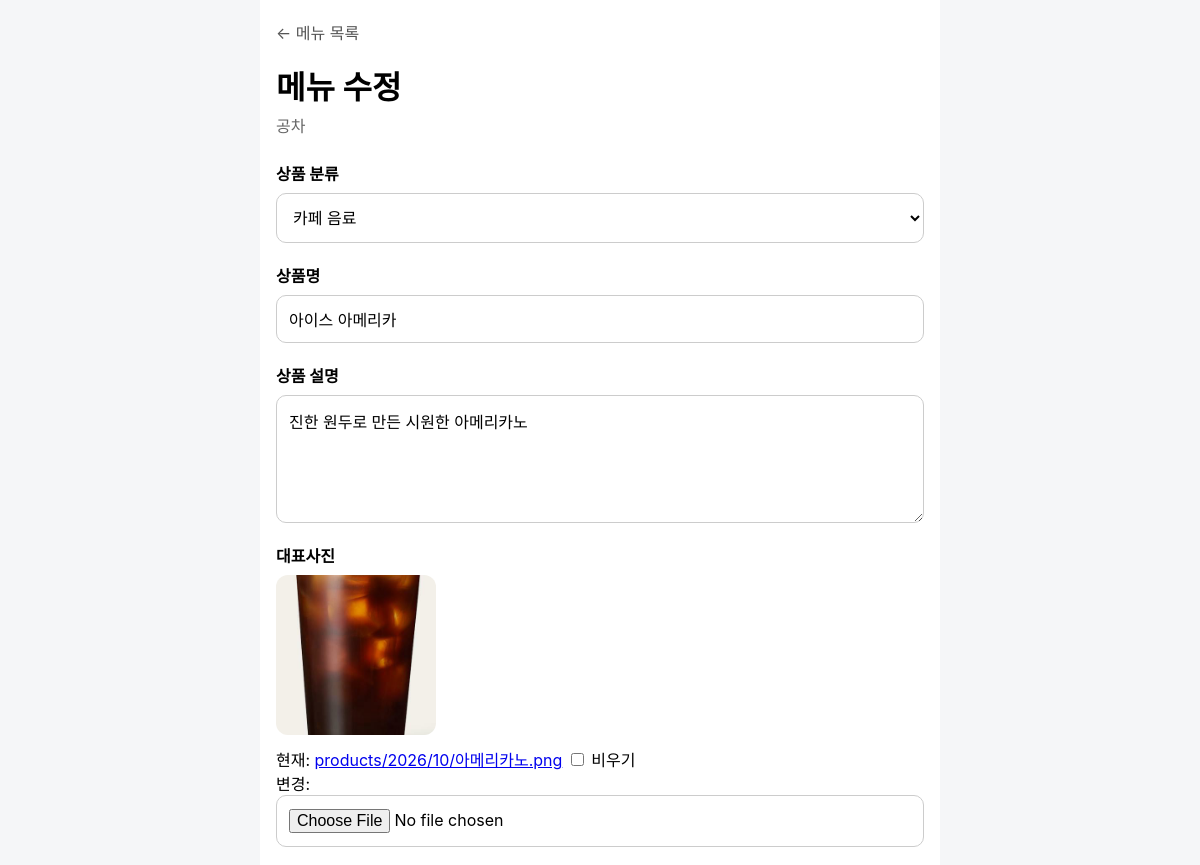
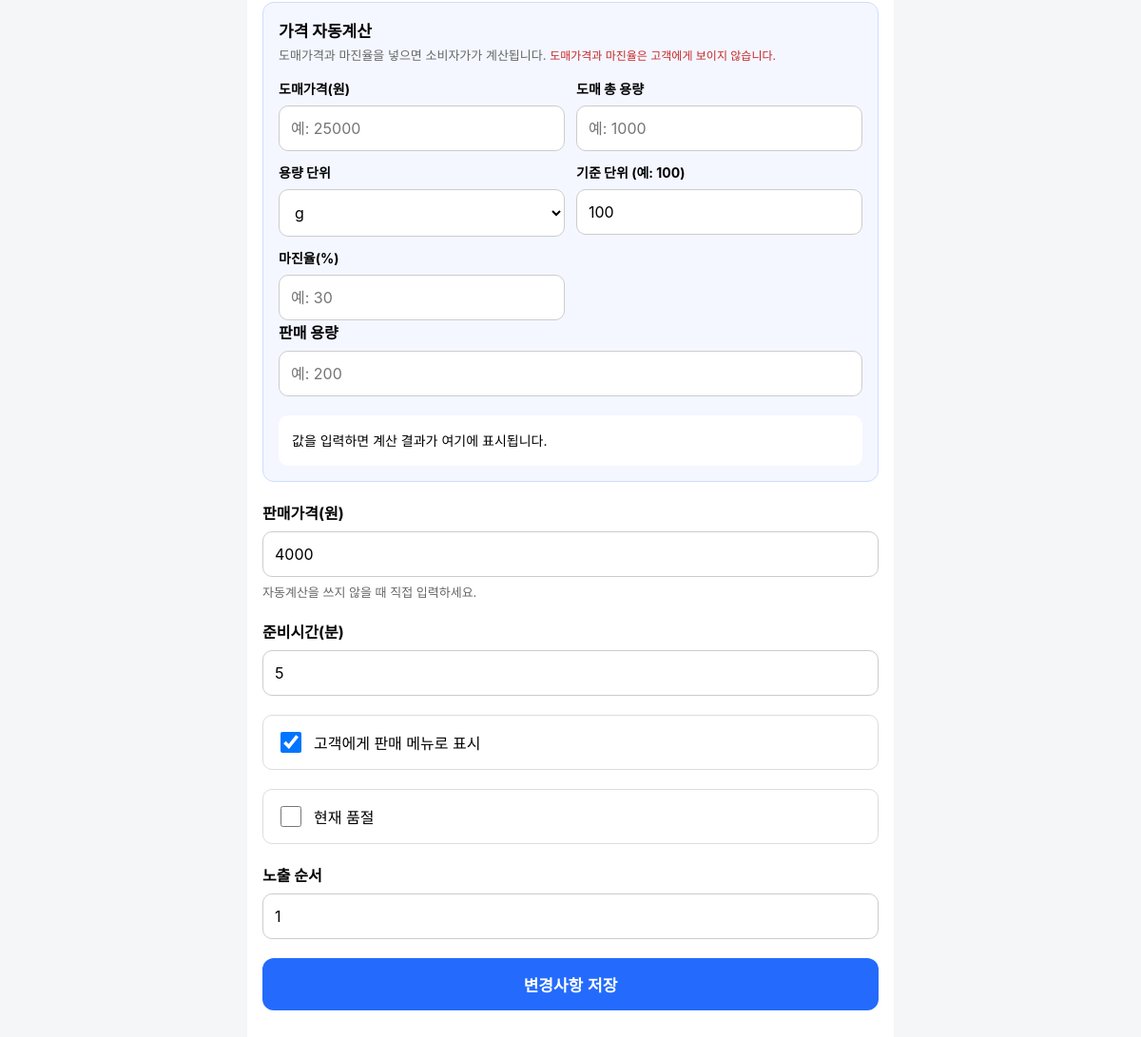
The app's page /stores/owner/products/3/edit/ (signed in) with its own data (2 pictures, top to bottom).
### stores/models.py (models this page shows, shortened)
class Store(models.Model):
    owner = models.ForeignKey(
        settings.AUTH_USER_MODEL,
        on_delete=models.PROTECT,
        related_name="owned_stores",
        verbose_name="점주",
        null=True,
        blank=True,
    )
    name = models.CharField(
        "매장명",
        max_length=100,
    )
    address = models.CharField(
        "주소",
        max_length=200,
    )
    phone = models.CharField(
        "전화번호",
        max_length=20,
        blank=True,
    )
    is_active = models.BooleanField(
        "운영 여부",
        default=True,
    )
    created_at = models.DateTimeField(
        "등록일",
        auto_now_add=True,
    )

class Product(models.Model):
    CATEGORY_CHOICES = [
        ("coffee", "커피 원두·로스팅"),
        ("drink", "카페 음료"),
        ("fruit", "과일"),
        ("food", "음식 메뉴"),
    ]
    store = models.ForeignKey(
        Store,
        on_delete=models.CASCADE,
        related_name="products",
        verbose_name="매장",
    )
    category = models.CharField(
        "상품 분류",
        max_length=20,
        choices=CATEGORY_CHOICES,
    )
    name = models.CharField(
        "상품명",
        max_length=100,
    )
    description = models.TextField(
        "상품 설명",
        blank=True,
    )
    image = models.ImageField(
        "대표사진",
        upload_to="products/%Y/%m/",
        blank=True,
        null=True,
    )
    price = models.PositiveIntegerField(
        "가격",
    )
    preparation_minutes = models.PositiveIntegerField(
        "준비시간(분)",
        default=10,
    )
    is_available = models.BooleanField(
        "판매 여부",
        default=True,
    )
    is_sold_out = models.BooleanField(
        "품절 여부",
        default=False,
    )
    display_order = models.PositiveIntegerField(
        "노출 순서",
        default=0,
    )
    created_at = models.DateTimeField(
        "등록일",
        auto_now_add=True,
    )
    updated_at = models.DateTimeField(
        "수정일",
        auto_now=True,
    )
    UNIT_CHOICES = [
        ("g", "g"),
        ("ml", "ml"),
        ("ea", "개"),
    ]
    wholesale_price = models.PositiveIntegerField(
        "도매가격(원)",
        null=True,
        blank=True,
    )
    wholesale_amount = models.DecimalField(
        "도매 총 용량",
        max_digits=10,
        decimal_places=2,
        null=True,
        blank=True,
    )
    unit_type = models.CharField(
        "용량 단위",
        max_length=5,
        choices=UNIT_CHOICES,
        default="g",
    )
    unit_base = models.PositiveIntegerField(
        "기준 단위",
        default=100,
    )
    margin_percent = models.DecimalField(
        "마진율(%)",
        max_digits=5,
        decimal_places=2,
        null=True,
        blank=True,
    )
    sale_amount = models.DecimalField(
        "판매 용량",
        max_digits=10,
        decimal_places=2,
        null=True,
        blank=True,
    )

### stores/views.py (the view)
@login_required
def owner_product_update(request, product_id):
    product = get_object_or_404(
        Product,
        pk=product_id,
        store__owner=request.user,
    )
    if request.method == "POST":
        form = ProductForm(
            request.POST,
            request.FILES,
            instance=product,
        )
        if form.is_valid():
            product = form.save()
            messages.success(
                request,
                f"{product.name} 메뉴를 수정했습니다.",
            )
            return redirect(
                "stores:owner_product_list"
            )
    else:
        form = ProductForm(
            instance=product,
        )
    context = {
        "form": form,
        "store": product.store,
        "product": product,
        "page_title": "메뉴 수정",
        "submit_text": "변경사항 저장",
    }
    return render(
        request,
        "stores/owner_product_form.html",
        context,
    )

### stores/templates/stores/owner_product_form.html (shortened to what this page needs)
<!DOCTYPE html>
<html lang="ko">
<head>
</head>
<body>
    <main class="container">
        <a
            class="back-link"
            href="{% url 'stores:owner_product_list' %}"
        >
            ← 메뉴 목록
        </a>
        <h1>{{ page_title }}</h1>
        <p class="store-name">{{ store.name }}</p>
        <form
            method="post"
            enctype="multipart/form-data"
        >
            <div class="form-group">
                <label class="form-label">상품 분류</label>
                {{ form.category }}
            </div>
            <div class="form-group">
                <label class="form-label">상품명</label>
                {{ form.name }}
            </div>
            <div class="form-group">
                <label class="form-label">상품 설명</label>
                {{ form.description }}
            </div>
            <div class="form-group">
                <label class="form-label">대표사진</label>
                {% if product and product.image %}
                    <img
                        class="current-image"
                        src="{{ product.image.url }}"
                        alt="{{ product.name }}"
                    >
                {% endif %}
                {{ form.image }}
            </div>
                        <section class="pricing-box">
                <h2>가격 자동계산</h2>
                <p class="pricing-help">
                    도매가격과 마진율을 넣으면 소비자가가 계산됩니다.
                    <span class="owner-only">
                        도매가격과 마진율은 고객에게 보이지 않습니다.
                    </span>
                </p>
                <div class="pricing-grid">
                    <div class="form-group">
                        <label class="form-label">도매가격(원)</label>
                        {{ form.wholesale_price }}
                    </div>
                    <div class="form-group">
                        <label class="form-label">도매 총 용량</label>
                        {{ form.wholesale_amount }}
                    </div>
                    <div class="form-group">
                        <label class="form-label">용량 단위</label>
                        {{ form.unit_type }}
                    </div>
                    <div class="form-group">
                        <label class="form-label">기준 단위 (예: 100)</label>
                        {{ form.unit_base }}
                    </div>
                    <div class="form-group">
                        <label class="form-label">마진율(%)</label>
                        {{ form.margin_percent }}
                    </div></div>
                    <div class="form-group">
                        <label class="form-label">판매 용량</label>
                        {{ form.sale_amount }}
                    </div>
                <div class="pricing-result" id="pricingResult">
                </div>
            </section>
            <div class="form-group">
                <label class="form-label">판매가격(원)</label>
                {{ form.price }}
                <p class="price-note" id="priceNote">
                </p>
            </div>
            <div class="form-group">
                <label class="form-label">준비시간(분)</label>
                {{ form.preparation_minutes }}
            </div>
            <div class="form-group">
                <label class="checkbox-row">
                    {{ form.is_available }}
                    <span>고객에게 판매 메뉴로 표시</span>
                </label>
            </div>
            <div class="form-group">
                <label class="checkbox-row">
                    {{ form.is_sold_out }}
                    <span>현재 품절</span>
                </label>
            </div>
            <div class="form-group">
                <label class="form-label">노출 순서</label>
                {{ form.display_order }}
            </div>
            <button
                class="submit-button"
                type="submit"
            >
                {{ submit_text }}
            </button>
        </form>
    </main>
</body>
</html>

### stores/templates/stores/owner_product_form.html (style rules this page uses)
* { box-sizing: border-box; }
body { margin: 0; background: #f5f6f8; font-family: -apple-system, BlinkMacSystemFont, "Segoe UI", sans-serif; }
.container { width: 100%; max-width: 680px; min-height: 100vh; margin: 0 auto; padding: 20px 16px 50px; background: white; }
.back-link { display: inline-block; margin-bottom: 18px; color: #555; text-decoration: none; }
h1 { margin: 0 0 5px; }
.store-name { margin: 0 0 24px; color: #666; }
.form-group { margin-bottom: 20px; }
.form-label { display: block; margin-bottom: 8px; font-weight: 700; }
.form-control { display: block; width: 100%; padding: 13px 12px; border: 1px solid #ccc; border-radius: 10px; background: white; font: inherit; }
.checkbox-row { display: flex; align-items: center; gap: 10px; padding: 14px; border: 1px solid #ddd; border-radius: 10px; }
.form-checkbox { width: 22px; height: 22px; }
.current-image { display: block; width: 160px; height: 160px; margin-bottom: 12px; border-radius: 12px; object-fit: cover; }
.submit-button { width: 100%; padding: 15px; border: 0; border-radius: 12px; background: #246bfd; color: white; font-size: 17px; font-weight: 700; }
.pricing-box { padding: 16px; margin-bottom: 20px; border: 1px solid #cfdcff; border-radius: 12px; background: #f4f7ff; }
.pricing-box h2 { margin: 0 0 4px; font-size: 17px; }
.pricing-help { margin: 0 0 16px; color: #666; font-size: 13px; }
.pricing-grid { display: grid; grid-template-columns: 1fr 1fr; gap: 12px; }
.pricing-grid .form-group { margin-bottom: 0; }
.pricing-grid .form-label { font-size: 14px; }
.pricing-result { padding: 14px; margin-top: 16px; border-radius: 10px; background: white; font-size: 14px; line-height: 1.8; }
.owner-only { color: #c62828; font-size: 12px; }
.price-note { margin: 6px 0 0; color: #666; font-size: 13px; }

### records on screen
Store: name "공차"
Product: category "카페 음료", name "아이스 아메리카", description "진한 원두로 만든 시원한 아메리카노", image (picture), unit_type "g", unit_base "100", price "4000", preparation_minutes "5", is_available "☑", display_order "1"

### other values on screen
{{ page_title }} "메뉴 수정"
{{ submit_text }} "변경사항 저장"
